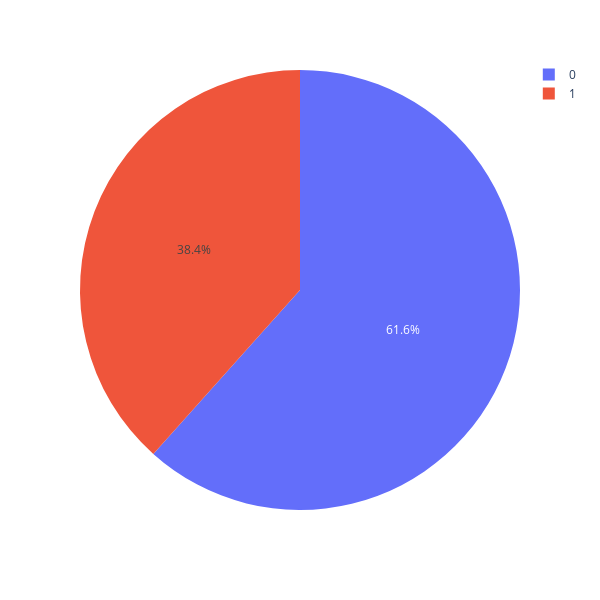

Here is the notebook cell this chart was saved with:
### Code cell
create_pie_chart_of_count(passenger_df_train, 'Survived')

### Figure 1 — Plotly figure (JSON) as saved in the notebook; plotly's stock layout.template omitted (floating-point values rounded to 4 significant figures)
{"data": [{"domain": {"x": [0, 1], "y": [0, 1]}, "hovertemplate": "Survived=%{label}<br>count=%{value}<extra></extra>", "labels": [0, 1], "legendgroup": "", "name": "", "showlegend": true, "type": "pie", "values": [549, 342]}], "layout": {"height": 600, "legend": {"tracegroupgap": 0}, "margin": {"t": 60}, "width": 600}}
